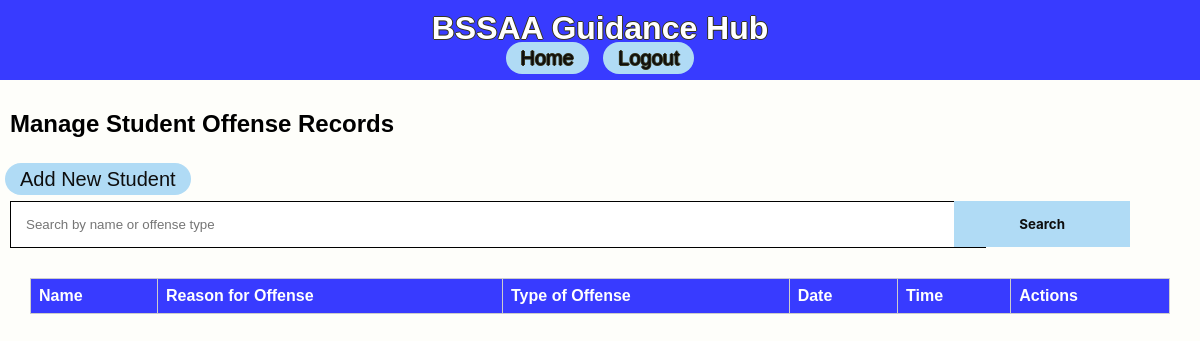
Page /manage_records on the earlier database version.
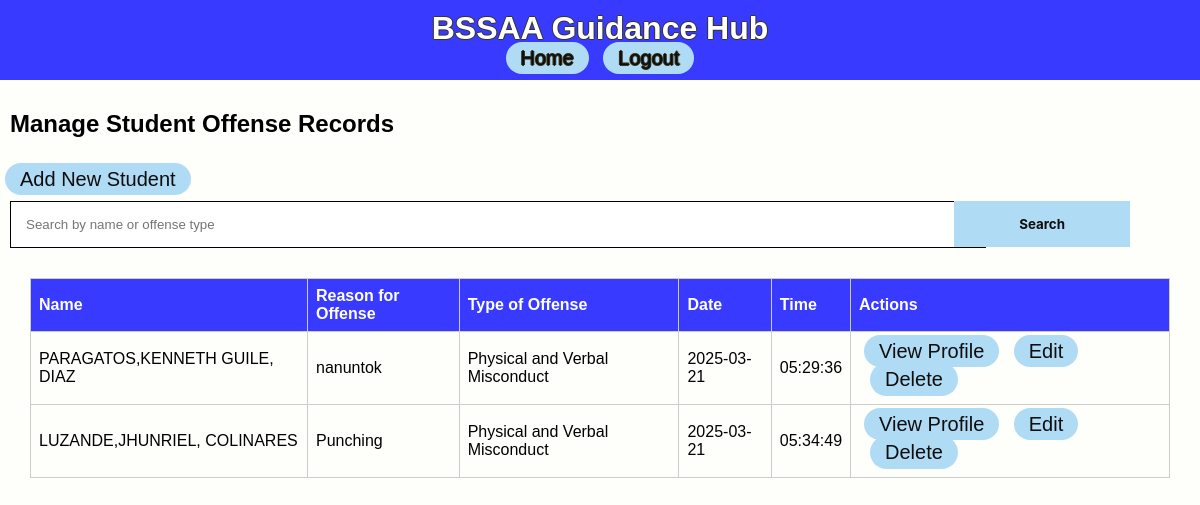
Same page on the later database version.
### app/models.py (models this page shows)
class OffenseRecord(db.Model):
    id = db.Column(db.Integer, primary_key=True)
    student_id = db.Column(db.Integer, db.ForeignKey('student_record.id'), nullable=False)
    offense_type = db.Column(db.String(100), nullable=True)  # Added this line
    reason = db.Column(db.String(200), nullable=True)
    additional_info = db.Column(db.Text, nullable=True)
    date_time = db.Column(db.DateTime, default=datetime.utcnow)

class StudentRecord(db.Model):
    id = db.Column(db.Integer, primary_key=True)
    lrn = db.Column(db.String(12), nullable=True, unique=True)
    name = db.Column(db.String(100), nullable=True)
    grade = db.Column(db.String(20), nullable=True)
    section = db.Column(db.String(50), nullable=True)
    birthdate = db.Column(db.Date, nullable=True)
    age = db.Column(db.Integer, nullable=True)
    gender = db.Column(db.String(10), nullable=True)
    mother_tongue = db.Column(db.String(50), nullable=True)
    ethnic_group = db.Column(db.String(50), nullable=True)
    religion = db.Column(db.String(50), nullable=True)
    address_house_no = db.Column(db.String(100), nullable=True)
    address_barangay = db.Column(db.String(100), nullable=True)
    address_city = db.Column(db.String(100), nullable=True)
    address_province = db.Column(db.String(100), nullable=True)
    mother_name = db.Column(db.String(100), nullable=True)
    mother_contact = db.Column(db.String(15), nullable=True)
    father_name = db.Column(db.String(100), nullable=True)
    father_contact = db.Column(db.String(15), nullable=True)
    guardian_name = db.Column(db.String(100), nullable=True)
    guardian_contact = db.Column(db.String(15), nullable=True)
    reason = db.Column(db.String(200), nullable=True)
    type_of_offense = db.Column(db.String(100), nullable=True)
    date_time = db.Column(db.DateTime, default=datetime.utcnow)
    additional_info = db.Column(db.String, nullable=True)
    profile_picture = db.Column(db.String(100), nullable=True)
    offenses = db.relationship('OffenseRecord', backref='student', lazy=True)

### app/routes.py (the view)
@main.route('/manage_records')
def manage_records():
    search = request.args.get('search')
    if search:
        records = OffenseRecord.query.join(StudentRecord).filter(
            (StudentRecord.name.ilike(f'%{search}%')) |
            (OffenseRecord.offense_type.ilike(f'%{search}%')) |
            (StudentRecord.lrn.ilike(f'%{search}%'))
        ).all()
    else:
        records = OffenseRecord.query.all()
    return render_template('manage_records.html', records=records)

### app/templates/manage_records.html
{% extends 'base.html' %}
{% block content %}
<h2>Manage Student Offense Records</h2>
<a href="{{ url_for('main.add_student') }}" class="capsule-button">Add New Student</a>
<form method="GET" action="{{ url_for('main.manage_records') }}">
    <input class="searchbox" type="text" name="search" placeholder="Search by name or offense type" value="{{ request.args.get('search', '') }}">
    <button type="submit">Search</button>
</form>
<table>
    <thead>
        <tr>
            <th>Name</th>
            <th>Reason for Offense</th>
            <th>Type of Offense</th>
            <th>Date</th>
            <th>Time</th>
            <th>Actions</th>
        </tr>
    </thead>
    <tbody>
        {% for offense in records %}
        <tr>
            <td>{{ offense.student.name }}</td>
            <td>{{ offense.reason }}</td>
            <td>{{ offense.offense_type }}</td>
            <td>{{ offense.date_time.strftime('%Y-%m-%d') }}</td>
            <td>{{ offense.date_time.strftime('%H:%M:%S') }}</td>
            <td>
                <a href="{{ url_for('main.view_profile', student_id=offense.student_id) }}">View Profile</a>
                <a href="{{ url_for('main.edit_offense', offense_id=offense.id) }}">Edit</a>
                <form action="{{ url_for('main.delete_offense', offense_id=offense.id) }}" method="POST" style="display:inline;">
                    <button class="inline" type="inlinesubmit" onclick="return confirm('Are you sure you want to delete this record?');">Delete</button>
                </form>
            </td>
        </tr>
        {% endfor %}
    </tbody>
</table>
{% endblock %}

### app/templates/base.html (shortened to what this page needs)
<!DOCTYPE html>
<html lang="en">
<head>
    <link rel="stylesheet" href="{{ url_for('static', filename='css/styles.css') }}">
</head>
<body>
    <div class="wrapper">
        <header>
            <h1>BSSAA Guidance Hub</h1>
            <nav>
                <a href="{{ url_for('main.dashboard') }}">Home</a>
                <a href="{{ url_for('main.registration') }}">Logout</a>
            </nav>
        </header>
        <main>
            {% block content %}
            {% endblock %}
        </main>
    </div>
</body>
</html>

### app/static/css/styles.css (style rules this page uses)
body { font-family: Arial, Helvetica, sans-serif; margin: 0; padding: 0; background-color: #f4f4f4; display: flex; flex-direction: column; min-height: 100vh; background-color: #FEFEFA; height: 100%; }
.wrapper { display: flex; flex-direction: column; min-height: 100vh; }
main { flex: 1; }
header { background: #383bff; color: #ffffff; padding: 10px 0; text-align: center; text-shadow: -1px 0 rgb(54, 53, 31), 0 1px rgb(54, 53, 31), 1px 0 rgb(54, 53, 31), 0 -1px rgb(54, 53, 31); }
h1 { margin: 0; }
h2 { padding: 10px; }
a { font-size: 20px; background-color: #b0dbf5; margin: 0px 5px 5px 5px; border-radius: 40px; padding: 5px 15px; text-decoration: none; color: #0e0e0e; }
table { border: 1px solid #000000; width: 95%; border-collapse: collapse; margin: 20px 0; position: absolute; left: 30px; }
table th, table td { border: 1px solid #cccccc; text-align: left; padding: 8px; }
table th { background-color: #383bff; color: white; }
form { font-family: ROBOTO-VARIABLE-FONT, -apple-system, BlinkMacSystemFont, "Segoe UI", Roboto, "Helvetica Neue"; padding: 10px; font-size: 20px; }
button[type="submit"] { font-family: ROBOTO-VARIABLE-FONT, -apple-system, BlinkMacSystemFont, "Segoe UI", Roboto, "Helvetica Neue"; font-weight: bold; background-color: #b0dbf5; color: #0e0e0e; border: none; padding: 15px 65px; position: absolute; right: 70px; cursor: pointer; }
input[type="text"], input[type="date"], input[type="time"], select { border: 1px solid #000000; }
.searchbox { padding: 15px; width: 80%; border: 1px solid #000000; resize: none; }
.inline { display: inline; font-size: 20px; background-color: #b0dbf5; border-radius: 40px; margin: 0px 1px; padding: 5px 15px; text-decoration: none; color: #0e0e0e; border: none; cursor: pointer; }

Differences in the rows shown:
added OffenseRecord: student.name "PARAGATOS,KENNETH GUILE, DIAZ", reason "nanuntok", offense_type "Physical and Verbal Misconduct", date_time "2025-03-21", date_time "05:29:36"
added OffenseRecord: student.name "LUZANDE,JHUNRIEL, COLINARES", reason "Punching", offense_type "Physical and Verbal Misconduct", date_time "2025-03-21", date_time "05:34:49"
